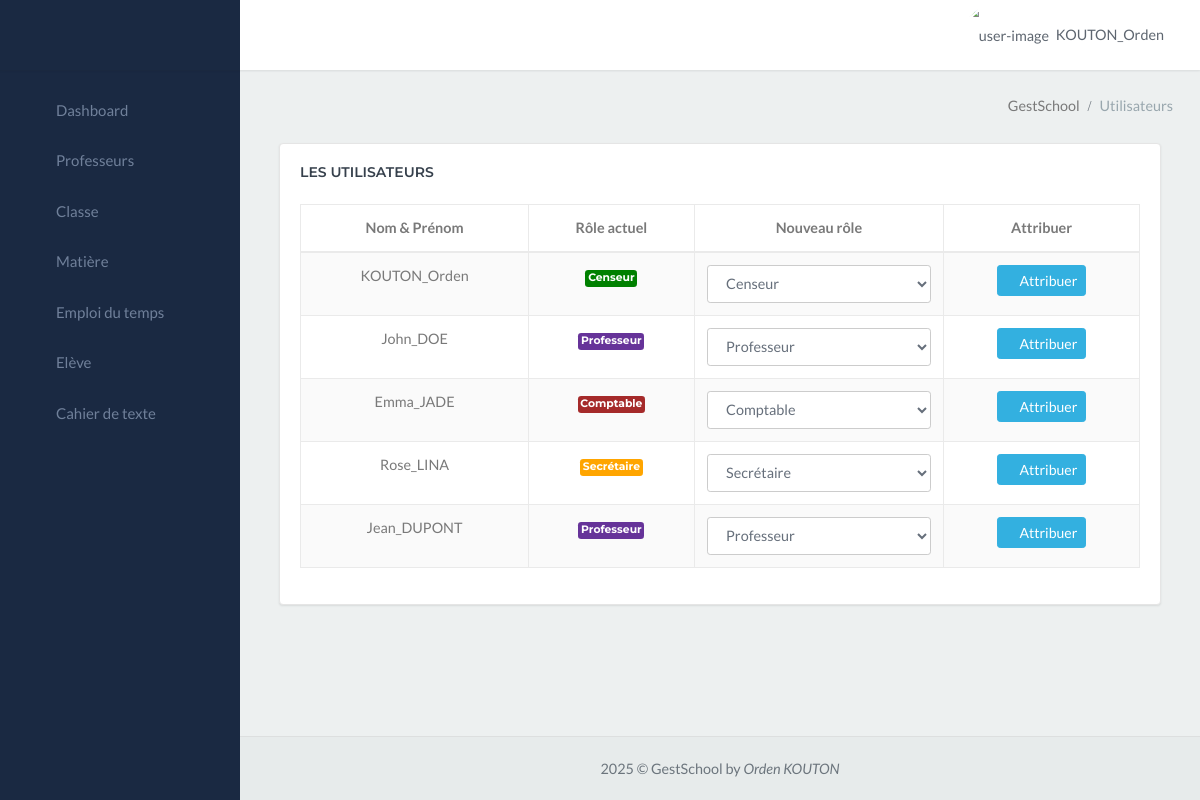
The page /gestschool_app/personnel/ (signed in) on the database as committed earlier.
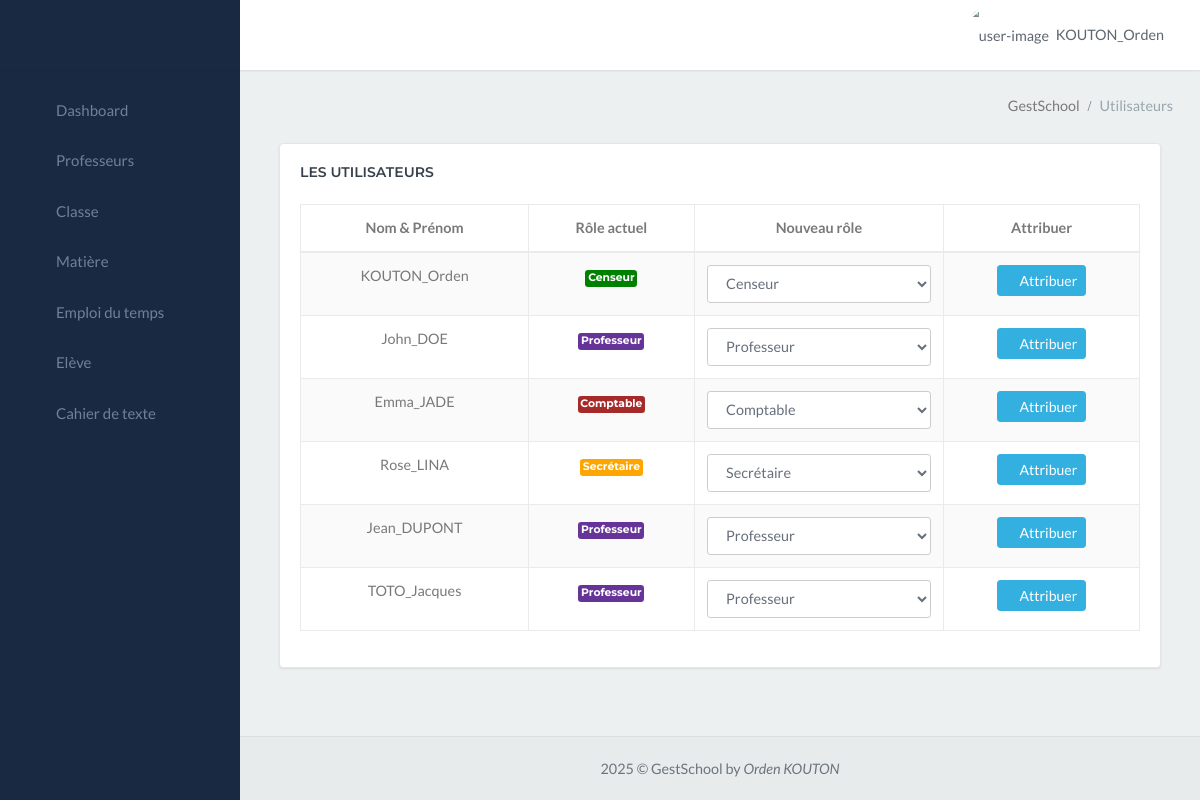
The same page on the database as committed later.
### gestschool_app/models.py (models this page shows, shortened)
class CustomUser(AbstractUser):
    ROLE_CHOICES = (
        ('Choississez un rôle', 'Choississez un rôle'),
        ('Censeur', 'Censeur'),
        ('Surveillant', 'Surveillant'),
        ('Secrétaire', 'Secrétaire'),
        ('Professeur', 'Professeur'),
        ('Comptable', 'Comptable'),
        ('superadmin', 'superadmin'),
    )
    role = models.CharField(max_length=20, choices=ROLE_CHOICES, default='Personnel')
    groups = models.ManyToManyField(
        'auth.Group',
        verbose_name='groups',
        blank=True,
        help_text='The groups this user belongs to. A user will get all permissions granted to each of their groups.',
        related_name="customuser_set",  # Ajout de related_name
        related_query_name="user",
    )
    user_permissions = models.ManyToManyField(
        'auth.Permission',
        verbose_name='user permissions',
        blank=True,
        help_text='Specific permissions for this user.',
        related_name="customuser_permissions_set", # Ajout de related_name
        related_query_name="user",
    )

### gestschool_app/views.py (the view)
# urls.py: path('personnel/', views.personnel, name='personnel'),
@login_required
def personnel(request):
    personnels = CustomUser.objects.exclude(role="Superadmin")
    return render(request, 'personne/personnel.html', {'personnels': personnels})

### gestschool_app/templates/personne/personnel.html (shortened to what the changed rows need)
{% extends "menu.html" %}
{% block content %}
<div class="content-page">
    <div class="content">
        <div class="container-fluid">
            <div class="container-fluid">
                <div class="row">
                    <div class="col-lg-12">
                        <div class="card">
                            <div class="card-body">
                                <div class="table-responsive">
                                    <table id="datatable-buttons"
                                    class="table table-striped table-bordered dt-responsive nowrap"
                                    style="border-collapse: collapse; border-spacing: 0; width: 100%;">
                                        <thead>
                                            <tr>
                                                <th style="text-align: center;">Nom & Prénom</th>
                                                <th style="text-align: center;">Rôle actuel</th>
                                                <th style="text-align: center;">Nouveau rôle</th>
                                                <th style="text-align: center;">Attribuer</th>
                                            </tr>
                                        </thead>
                                        <tbody style="text-align: center;">
                                            {% for personnel in personnels %}
                                                <tr>
                                                    <td>{{ personnel.username }}</td>
                                                    <td>
                                                        {% if personnel.role == "Censeur" %}
                                                            <span class="badge" style="background-color: green; padding: 2%;">{{ personnel.role }}</span>
                                                        {% elif personnel.role == "Aucun" %}
                                                            <span class="badge" style="background-color: red; padding: 2%;">{{ personnel.role }}</span>
                                                        {% elif personnel.role == "Professeur" %}
                                                            <span class="badge" style="background-color: rebeccapurple; padding: 2%;">{{ personnel.role }}</span>
                                                        {% elif personnel.role == "Surveillant" %}
                                                            <span class="badge" style="background-color: blue; padding: 2%;">{{ personnel.role }}</span>
                                                        {% elif personnel.role == "Personnel" %}
                                                            <span class="badge" style="background-color: rgb(72, 71, 71); padding: 2%;">{{ personnel.role }}</span>
                                                        {% elif personnel.role == "Secrétaire" %}
                                                            <span class="badge" style="background-color: orange; padding: 2%;">{{ personnel.role }}</span>
                                                        {% elif personnel.role == "Comptable" %}
                                                            <span class="badge" style="background-color: brown; padding: 2%;">{{ personnel.role }}</span>
                                                        {% endif %}
                                                    </td>
                                                    <td>
                                                        <form method="POST" action="{% url 'modifier_role' %}">
                                                            <select class="form-control" name="role">
                                                                <option value="Censeur" {% if personnel.role == "Censeur" %}selected{% endif %}>Censeur</option>
                                                                <option value="Professeur" {% if personnel.role == "Professeur" %}selected{% endif %}>Professeur</option>
                                                                <option value="Secrétaire" {% if personnel.role == "Secrétaire" %}selected{% endif %}>Secrétaire</option>
                                                                <option value="Comptable" {% if personnel.role == "Comptable" %}selected{% endif %}>Comptable</option>
                                                            </select>
                                                            <td>
                                                                <button type="submit" class="btn btn-info btn-sm">
                                                                    <em class="ion ion-ios-checkmark-circle"></em> Attribuer
                                                                </button>
                                                            </td>
                                                        </form>
                                                    </td>
                                                </tr>
                                            {% empty %}
                                                <tr>
                                                    <td colspan="5" style="text-align: center; color: red; font-style: italic;">Aucune personnel enregistré</td>
                                                </tr>
                                            {% endfor %}
                                        </tbody>
                                    </table>
                                </div>
                            </div>
                        </div>
                    </div>
                </div>
            </div>
        </div>
    </div>
</div>
{% endblock %}

### gestschool_app/templates/menu.html (shortened to what the changed rows need)
{% load custom_filters %}
<!DOCTYPE html>
<html lang="en">
<head>
    <link href="/static/libs/sweetalert2/sweetalert2.min.css" rel="stylesheet" type="text/css">
    <link href="/static/libs/datatables/dataTables.bootstrap4.min.css" rel="stylesheet" type="text/css">
    <link href="/static/libs/datatables/buttons.bootstrap4.min.css" rel="stylesheet" type="text/css">
    <link href="/static/libs/datatables/responsive.bootstrap4.min.css" rel="stylesheet" type="text/css">
    <link href="/static/libs/datatables/select.bootstrap4.min.css" rel="stylesheet" type="text/css">
    <link href="/static/css/bootstrap.min.css" rel="stylesheet" type="text/css" id="bootstrap-stylesheet">
    <link href="/static/css/icons.min.css" rel="stylesheet" type="text/css">
    <link href="/static/css/app.min.css" rel="stylesheet" type="text/css" id="app-stylesheet">
</head>
<body>
    <div id="wrapper">
        <div class="navbar-custom">
            <ul class="list-unstyled topnav-menu float-right mb-0">
                <li class="dropdown notification-list">
                    <a class="nav-link dropdown-toggle nav-user mr-0 waves-effect" data-toggle="dropdown" href="#"
                        role="button" aria-haspopup="false" aria-expanded="false">
                        <img src="/static/images/utilisateur-de-profil.png" alt="user-image" class="rounded-circle">
                        <span class="pro-user-name ml-1">
                            {{user.username}} <i class="mdi mdi-chevron-down"></i>
                        </span>
                    </a>
                </li>
            </ul>
        </div>
        {% block content %}
        {% endblock %}
    </div>
</body>
</html>

Rows that differ between the two databases and show on the page:
added CustomUser: username "TOTO_Jacques", role "Professeur"
